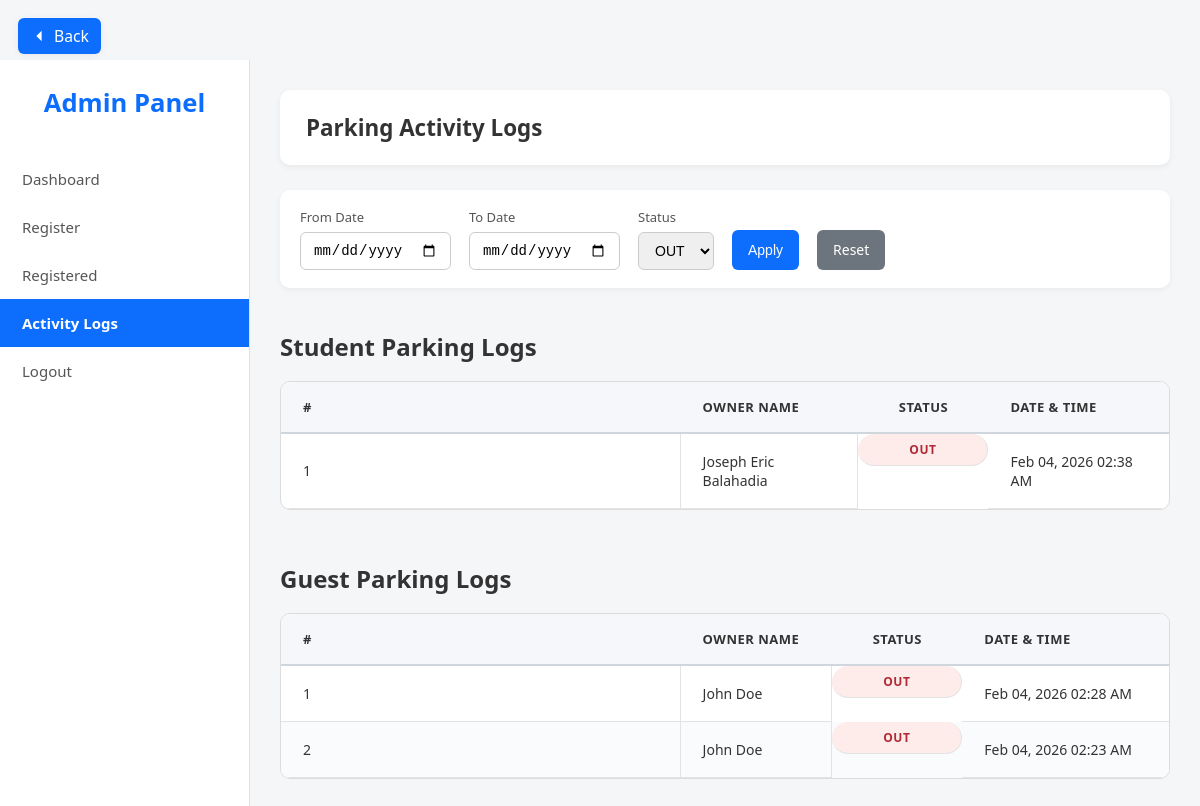
/activity_logs.php?type=OUT (signed in), run on the app's committed database.
### tables this page shows
CREATE TABLE `parking_logs` (
  `id` int(11) NOT NULL,
  `vehicle_id` int(11) DEFAULT NULL,
  `owner_name` varchar(255) DEFAULT NULL,
  `action` enum('IN','OUT') NOT NULL,
  `scanned_at` datetime DEFAULT current_timestamp()
);

### activity_logs.php (the view, shortened to what this page needs)
<?php
require 'db.php';
$from = $_GET['from'] ?? '';
$to   = $_GET['to'] ?? '';
$type = $_GET['type'] ?? '';
$where = [];
if (!empty($type)) {
    $where[] = "action = '$type'";
}
$vehicleSql = "
    SELECT owner_name, action, scanned_at
    FROM parking_logs
    WHERE COALESCE(vehicle_id, 0) > 0 ". ($where ? ' AND '.implode(' AND ', $where) : '') ."
    ORDER BY scanned_at DESC
";
$vehicleResult = $conn->query($vehicleSql);
$guestSql = "
    SELECT owner_name, action, scanned_at
    FROM parking_logs
    WHERE COALESCE(vehicle_id, 0) = 0 ". ($where ? ' AND '.implode(' AND ', $where) : '') ."
    ORDER BY scanned_at DESC
";
$guestResult = $conn->query($guestSql);
?>
<!DOCTYPE html>
<html lang="en">
<head>
    <link rel="stylesheet" href="dashboard.css">
</head>
<body>
<div class="dashboard-wrapper">
    <aside class="sidebar">
        <div class="logo-container">Admin Panel</div>
        <nav class="nav-links">
            <a href="dashboard.php">Dashboard</a>
            <a href="register.php">Register</a>
            <a href="view_vehicles.php">Registered</a>
            <a href="activity_logs.php" class="active">Activity Logs</a>
            <a href="logout.php">Logout</a>
        </nav>
    </aside>
    <main class="main-content">
        <header class="main-header">
            <h1>Parking Activity Logs</h1>
        </header>
        <a href="dashboard.php" class="back-btn">
            <svg viewBox="0 0 24 24"><path d="M15.5 19l-7-7 7-7"/></svg>
            Back</a>
        <form method="GET" class="filter-form">
            <label>
                From Date
                <input type="date" name="from" value="<?= htmlspecialchars($from) ?>">
            </label>
            <label>
                To Date
                <input type="date" name="to" value="<?= htmlspecialchars($to) ?>">
            </label>
            <label>
                Status
                <select name="type">
                    <option value="OUT" <?= $type === 'OUT' ? 'selected' : '' ?>>OUT</option>
                </select>
            </label>
            <button type="submit">Apply</button>
            <a href="activity_logs.php" class="reset-btn">Reset</a>
        </form>
        <div class="table-container">
            <h2 class="table-title">Student Parking Logs</h2>
            <table class="activity-table">
                <thead>
                    <tr>
                        <th>#</th>
                        <th>Owner Name</th>
                        <th>Status</th>
                        <th>Date & Time</th>
                    </tr>
                </thead>
                <tbody>
                    <?php if ($vehicleResult->num_rows === 0): ?>
                        <tr>
                            <td colspan="4">No records found</td>
                        </tr>
                    <?php else: ?>
                        <?php $count = 1; ?>
                        <?php while ($row = $vehicleResult->fetch_assoc()): ?>
                            <tr>
                                <td><?= $count++ ?></td>
                                <td><?= htmlspecialchars($row['owner_name']) ?></td>
                                <td class="<?= $row['action'] === 'IN' ? 'in' : 'out' ?>">
                                    <?= $row['action'] ?>
                                </td>
                                <td><?= date('M d, Y h:i A', strtotime($row['scanned_at'])) ?></td>
                            </tr>
                        <?php endwhile; ?>
                    <?php endif; ?>
                </tbody>
            </table>
        </div>
        <div class="table-container mt-32">
            <h2 class="table-title">Guest Parking Logs</h2>
            <table class="activity-table">
                <thead>
                    <tr>
                        <th>#</th>
                        <th>Owner Name</th>
                        <th>Status</th>
                        <th>Date & Time</th>
                    </tr>
                </thead>
                <tbody>
                    <?php if ($guestResult->num_rows === 0): ?>
                        <tr>
                            <td colspan="4">No records found</td>
                        </tr>
                    <?php else: ?>
                        <?php $gcount = 1; ?>
                        <?php while ($row = $guestResult->fetch_assoc()): ?>
                            <tr>
                                <td><?= $gcount++ ?></td>
                                <td><?= htmlspecialchars($row['owner_name']) ?></td>
                                <td class="<?= $row['action'] === 'IN' ? 'in' : 'out' ?>">
                                    <?= $row['action'] ?>
                                </td>
                                <td><?= date('M d, Y h:i A', strtotime($row['scanned_at'])) ?></td>
                            </tr>
                        <?php endwhile; ?>
                    <?php endif; ?>
                </tbody>
            </table>
        </div>
    </main>
</div>
</body>
</html>

### dashboard.css (style rules this page uses)
.back-btn { position: fixed; top: 18px; left: 18px; display: flex; align-items: center; padding: 7px 12px; background: #0d6efd; color: #fff; border: none; border-radius: 6px; font-size: 0.98rem; font-weight: 500; text-decoration: none; box-shadow: 0 2px 8px rgba(0,0,0,0.06); transition: background 0.2s; z-index: 9999; min-width: 0; }
.back-btn svg { margin-right: 6px; width: 18px; height: 18px; fill: #fff; }
.activity-table .out { background-color: #fdecea !important; color: #b02a37 !important; }
* { box-sizing: border-box; }
body { margin: 0; font-family: "Segoe UI", Tahoma, Geneva, Verdana, sans-serif; background-color: #f4f6f8; color: #333; padding-top: 60px; }
.dashboard-wrapper { display: flex; min-height: 100vh; }
.sidebar { width: 250px; background-color: #ffffff; border-right: 1px solid #e0e0e0; padding: 25px 0; display: flex; flex-direction: column; }
.logo-container { text-align: center; font-size: 1.6rem; font-weight: 700; color: #0d6efd; margin-bottom: 35px; }
.nav-links a { display: block; padding: 14px 22px; color: #555; text-decoration: none; font-size: 15px; transition: all 0.2s ease; }
.nav-links a.active { background-color: #0d6efd; color: #ffffff; font-weight: 600; }
.main-content { flex: 1; padding: 30px; position: relative; }
.main-header { background-color: #ffffff; padding: 22px 26px; border-radius: 10px; margin-bottom: 25px; box-shadow: 0 2px 6px rgba(0, 0, 0, 0.06); }
.main-header h1 { margin: 0; font-size: 1.4rem; }
.filter-form { display: flex; flex-wrap: wrap; gap: 18px; margin-bottom: 22px; background-color: #ffffff; padding: 18px 20px; border-radius: 10px; box-shadow: 0 2px 6px rgba(0, 0, 0, 0.05); }
.filter-form label { display: flex; flex-direction: column; font-size: 13px; color: #555; }
.filter-form input, .filter-form select { margin-top: 6px; padding: 9px 12px; border-radius: 6px; border: 1px solid #ccc; font-size: 14px; }
.filter-form button, .reset-btn { padding: 10px 16px; border-radius: 6px; border: none; font-size: 14px; cursor: pointer; margin-top: 22px; transition: opacity 0.2s ease; }
.filter-form button { background-color: #0d6efd; color: #ffffff; }
.reset-btn { background-color: #6c757d; color: #ffffff; text-decoration: none; }
.activity-table-wrapper, .table-container { margin-top: 20px; overflow-x: auto; }
.activity-table { width: 100%; min-width: 720px; border-collapse: separate; border-spacing: 0; background-color: #ffffff; border: 1px solid #dcdcdc; border-radius: 10px; overflow: hidden; }
.activity-table thead th { background-color: #f5f7fa; padding: 16px 22px; font-size: 13px; font-weight: 600; text-transform: uppercase; letter-spacing: 0.5px; text-align: left; border-bottom: 2px solid #cfd6dd; }
.activity-table td { padding: 18px 22px; font-size: 14px; border-bottom: 1px solid #e3e3e3; border-right: 1px solid #e3e3e3; vertical-align: middle; }
.activity-table td:last-child, .activity-table th:last-child { border-right: none; }
.activity-table tbody tr:nth-child(even) { background-color: #fafbfc; }
.activity-table th:first-child, .activity-table td:first-child { text-align: left; width: 45%; }
.activity-table th:nth-child(3), .activity-table td:nth-child(3) { text-align: center; width: 130px; }
.activity-table .in, .activity-table .out { display: inline-block; padding: 7px 16px; border-radius: 20px; font-size: 12px; font-weight: 600; letter-spacing: 0.6px; }
.activity-table .out { background-color: #fdecea; color: #b02a37; }
.table-title { margin-bottom: 18px; }
.mt-32 { margin-top: 32px; }

### data on the page
parking_logs: owner_name "Joseph Eric Balahadia", action "OUT", scanned_at "Feb 04, 2026 02:38 AM"
parking_logs: owner_name "John Doe", action "OUT", scanned_at "Feb 04, 2026 02:28 AM"
parking_logs: owner_name "John Doe", action "OUT", scanned_at "Feb 04, 2026 02:23 AM"
